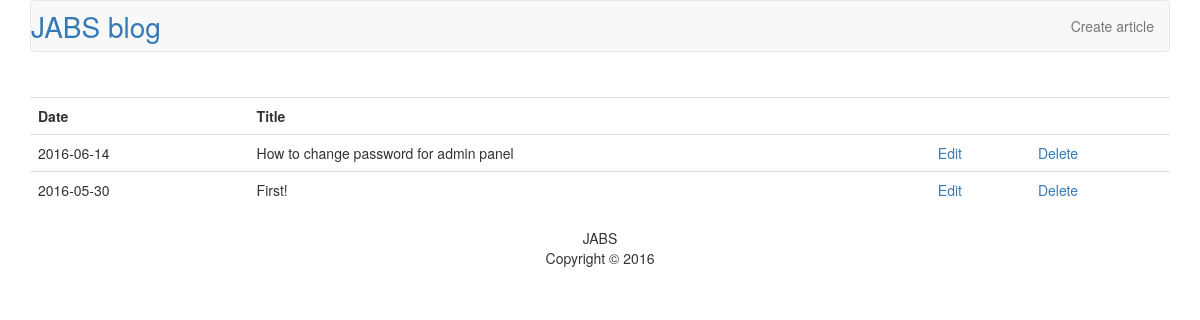
Page /admin/index.php on the earlier database version.
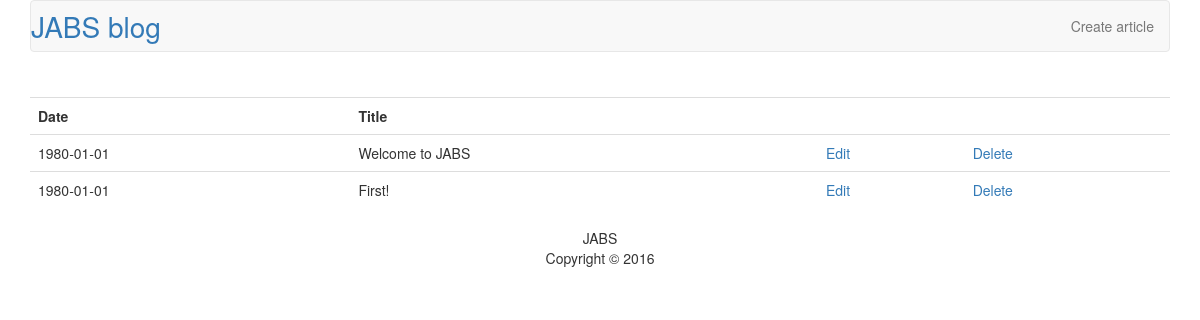
Same page on the later database version.
### tables this page shows
CREATE TABLE `articles` (
  `id` int(11) NOT NULL,
  `title` varchar(255) NOT NULL,
  `content` text NOT NULL,
  `date` date NOT NULL,
  `author` varchar(255) NOT NULL
);

### config.php (called while the page is built)
<?php
$config[0] = "JABS blog";
?>

### models/articles.php (called while the page is built, shortened)
<?php
    function articles_all($link){
        $query = "SELECT * FROM articles ORDER BY id DESC";
        $result = mysqli_query($link, $query);
        $n = mysqli_num_rows($result);
        $articles = array();
        for ($i = 0; $i < $n; $i++)
        {
            $row = mysqli_fetch_assoc($result);
            $articles[] = $row;
        }
        return $articles;
    }
    function articles_intro($text, $len = 500)
    {
        return mb_substr($text, 0, $len);
    }
?>

### views/articles_admin.php (the view, shortened to what this page needs)
<!DOCTYPE html>
<hmtl>
    <head>
        <link rel="stylesheet" href="../style.css">
        <link rel="stylesheet" href="https://maxcdn.bootstrapcdn.com/bootstrap/3.3.6/css/bootstrap.min.css">
    </head>
    <body>
        <div class="container">
            <nav class="navbar navbar-default">
                <div class="container-fluid">
                    <div class="navbar-header">
                        <a id="blog" class="navbar-brand" href="../index.php"><?php $path = "../config.php"; include "$path"; $nameOfBlog = $config[0]; echo $nameOfBlog; ?></a>
                    </div>
                    <ul class="nav navbar-nav navbar-right">
                        <li><a href="index.php?action=add">Create article</a></li>
                    </ul>
                </div>
            </nav>
            <table id="admin_table" class="table">
                <tr>
                    <th>Date</th>
                    <th>Title</th>
                    <th></th>
                    <th></th>
                </tr>
                <?php foreach($articles as $article): ?>
                    <tr>
                        <td><?=$article['date']?></td>
                        <td><?=articles_intro($article['title'], 80)?></td>
                        <td>
                            <a href="index.php?action=edit&id=<?=$article['id']?>">Edit</a>
                        </td>
                        <td>
                            <a href="index.php?action=delete&id=<?=$article['id']?>">Delete</a>
                        </td>
                    </tr>
                <?php endforeach ?>
            </table>
            <footer>
                <p>
                    JABS<br>Copyright &copy; 2016
                </p>
            </footer>
        </div>
    </body>
</hmtl>

### admin/index.php (shortened to what this page needs)
<?php
    require_once("../database.php");
    require_once("../models/articles.php");
    $link = db_connect();
    if(isset($_GET['action']))
        $action = $_GET['action'];
    else
        $action = "";
    if($action == "add"){
        if(!empty($_POST)){
            articles_new($link, $_POST['title'], $_POST['date'], $_POST['content'], $_POST['author']);
            header("Location: index.php");
        }
        include("../views/article_admin.php");
    }else if($action == 'delete'){
        $id = $_GET['id'];
        $article = articles_delete($link, $id);
        header('Location: index.php');
    }
    else{
        $articles = articles_all($link);
        include("../views/articles_admin.php");
    }
?>

### style.css (style rules this page uses)
footer { text-align: center; }
#blog { color: rgb(51, 122, 183); font-size: 28px; padding-left: 0px; }
#admin_table { margin-top: 45px; }

Differences in the rows shown:
removed articles: date "2016-06-14", title "How to change password for admin panel"
added articles: date "1980-01-01", title "Welcome to JABS"
changed articles "First!": date "2016-05-30" → "1980-01-01"
